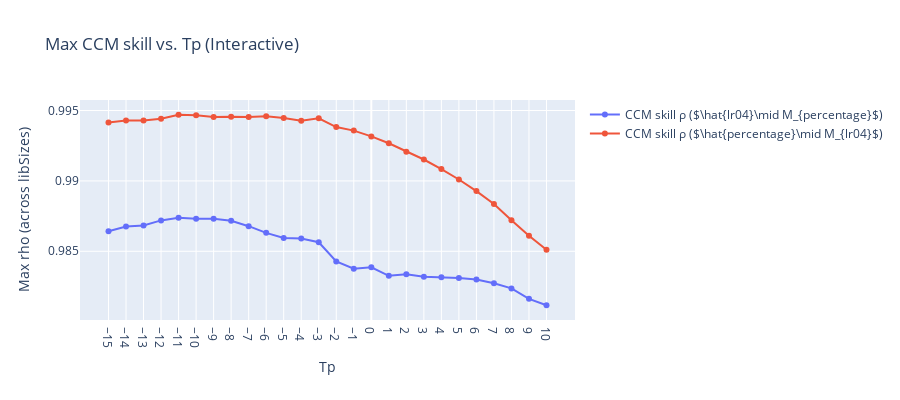

Here is the notebook cell this chart was saved with:
### Code cell
from toolbox import ccm_functions as cf
import importlib
importlib.reload(cf)


Tps_list, forward_rhos, reverse_rhos = cf.find_optimal_Tp(
    df_sd      = df_sd,
    df_pre     = df_lr04,
    E          = 4,
    tau        = 8,
    libSizes   = "100 200 300 400 500 600 700",
    sample     = 20,
    Tps        = range(-15, 11),
    interactive=True   
)

### Figure 1 — Plotly figure (JSON) as saved in the notebook; plotly's stock layout.template omitted (floating-point values rounded to 4 significant figures)
{"data": [{"mode": "lines+markers", "name": "CCM skill ρ ($\\hat{lr04}\\mid M_{percentage}$)", "type": "scatter", "x": [-15, -14, -13, -12, -11, -10, -9, -8, -7, -6, -5, -4, -3, -2, -1, 0, 1, 2, 3, 4, 5, 6, 7, 8, 9, 10], "y": [0.9864, 0.9868, 0.9868, 0.9872, 0.9874, 0.9873, 0.9873, 0.9872, 0.9868, 0.9863, 0.9859, 0.9859, 0.9856, 0.9843, 0.9838, 0.9839, 0.9833, 0.9834, 0.9832, 0.9832, 0.9831, 0.983, 0.9827, 0.9824, 0.9816, 0.9812]}, {"mode": "lines+markers", "name": "CCM skill ρ ($\\hat{percentage}\\mid M_{lr04}$)", "type": "scatter", "x": [-15, -14, -13, -12, -11, -10, -9, -8, -7, -6, -5, -4, -3, -2, -1, 0, 1, 2, 3, 4, 5, 6, 7, 8, 9, 10], "y": [0.9941, 0.9943, 0.9943, 0.9944, 0.9947, 0.9947, 0.9945, 0.9946, 0.9945, 0.9946, 0.9945, 0.9943, 0.9944, 0.9938, 0.9936, 0.9932, 0.9927, 0.9921, 0.9915, 0.9908, 0.9901, 0.9893, 0.9884, 0.9872, 0.9861, 0.9851]}], "layout": {"height": 400, "title": {"text": "Max CCM skill vs. Tp (Interactive)"}, "width": 900, "xaxis": {"tickmode": "array", "tickvals": [-15, -14, -13, -12, -11, -10, -9, -8, -7, -6, -5, -4, -3, -2, -1, 0, 1, 2, 3, 4, 5, 6, 7, 8, 9, 10], "title": {"text": "Tp"}}, "yaxis": {"title": {"text": "Max rho (across libSizes)"}}}}
